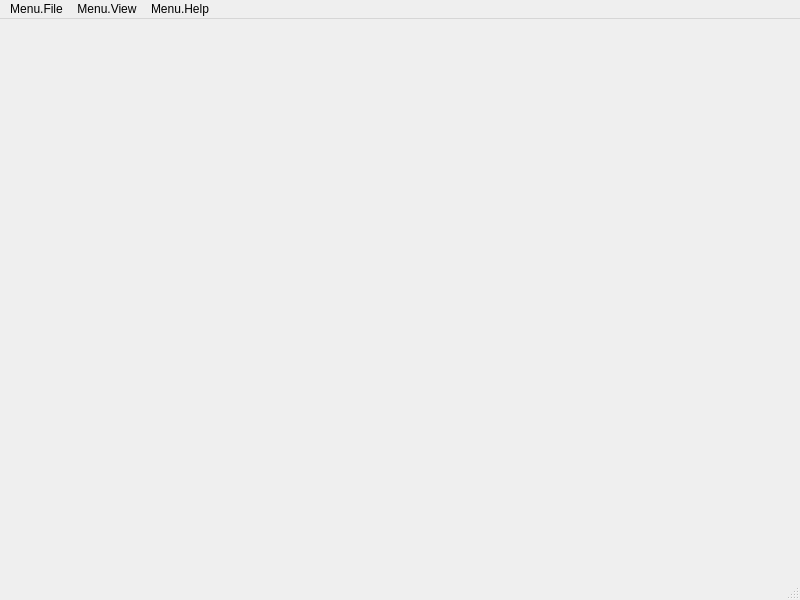
<?xml version="1.0" encoding="UTF-8"?>
<ui version="4.0">
 <class>MainWindow</class>
 <widget class="QMainWindow" name="MainWindow">
  <property name="geometry">
   <rect>
    <x>0</x>
    <y>0</y>
    <width>800</width>
    <height>600</height>
   </rect>
  </property>
  <property name="windowTitle">
   <string>MainWindow</string>
  </property>
  <widget class="QWidget" name="centralwidget"/>
  <widget class="QMenuBar" name="menubar">
   <property name="geometry">
    <rect>
     <x>0</x>
     <y>0</y>
     <width>800</width>
     <height>30</height>
    </rect>
   </property>
   <widget class="QMenu" name="menuFile">
    <property name="title">
     <string>Menu.File</string>
    </property>
   </widget>
   <widget class="QMenu" name="menuView">
    <property name="title">
     <string>Menu.View</string>
    </property>
    <widget class="QMenu" name="menuViewLanguage">
     <property name="title">
      <string>Menu.View.Language</string>
     </property>
    </widget>
    <addaction name="menuViewLanguage"/>
   </widget>
   <widget class="QMenu" name="menuHelp">
    <property name="title">
     <string>Menu.Help</string>
    </property>
   </widget>
   <addaction name="menuFile"/>
   <addaction name="menuView"/>
   <addaction name="menuHelp"/>
  </widget>
  <widget class="QStatusBar" name="statusbar"/>
 </widget>
 <resources/>
 <connections/>
</ui>
